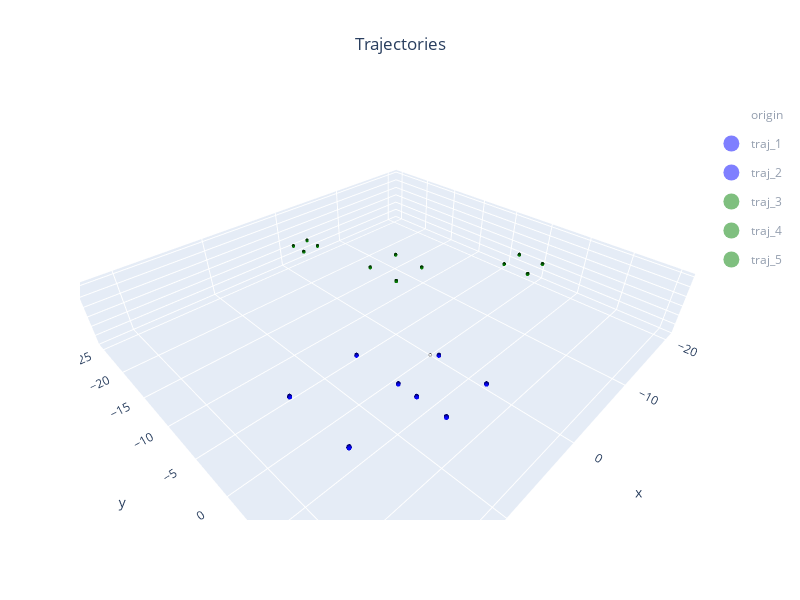

The cell this chart's notebook holds for it:
### Markdown cell above
## Simulator

### Code cell
simulator = Simulator(
	visualizer=gaz,
	terminals=['gcs'],
	verbose=1,
)
for veh in vehs:
    simulator.add_vehicle(veh)

simulator.show()
